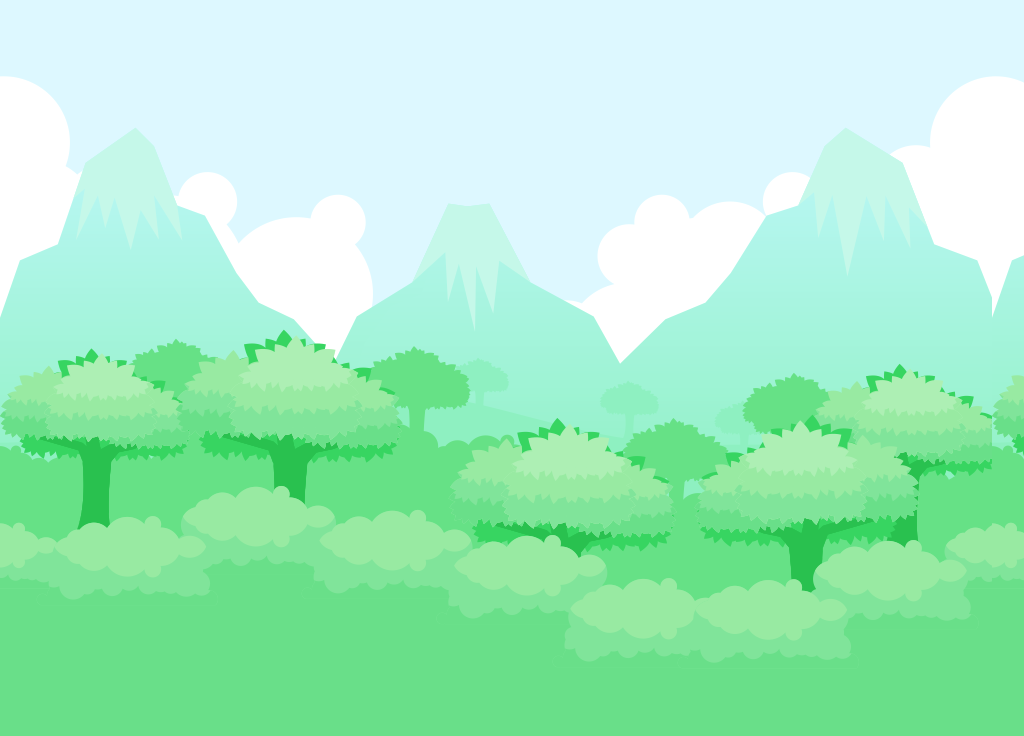

This is a level from a 2D game, rendered from its Tiled map with the project's own tilesets. A one-line summary and the map file follow, with tile-layer data summarised:
An orthogonal 32x23 tile map with 32x32 px tiles, 1 tile layer (Livello tile 1).

<map version="1.9" tiledversion="1.9.2" orientation="orthogonal" renderorder="right-down" width="32" height="23" tilewidth="32" tileheight="32" infinite="0" nextlayerid="2" nextobjectid="1">
 <tileset firstgid="1" name="background" tilewidth="32" tileheight="32" tilecount="713" columns="31">
  <image source="background.png" width="1000" height="750" />
 </tileset>
 <layer id="1" name="Livello tile 1" width="32" height="23">
  <data>[736 cells, 736 non-empty, 713 distinct tile ids]</data>
 </layer>
</map>
